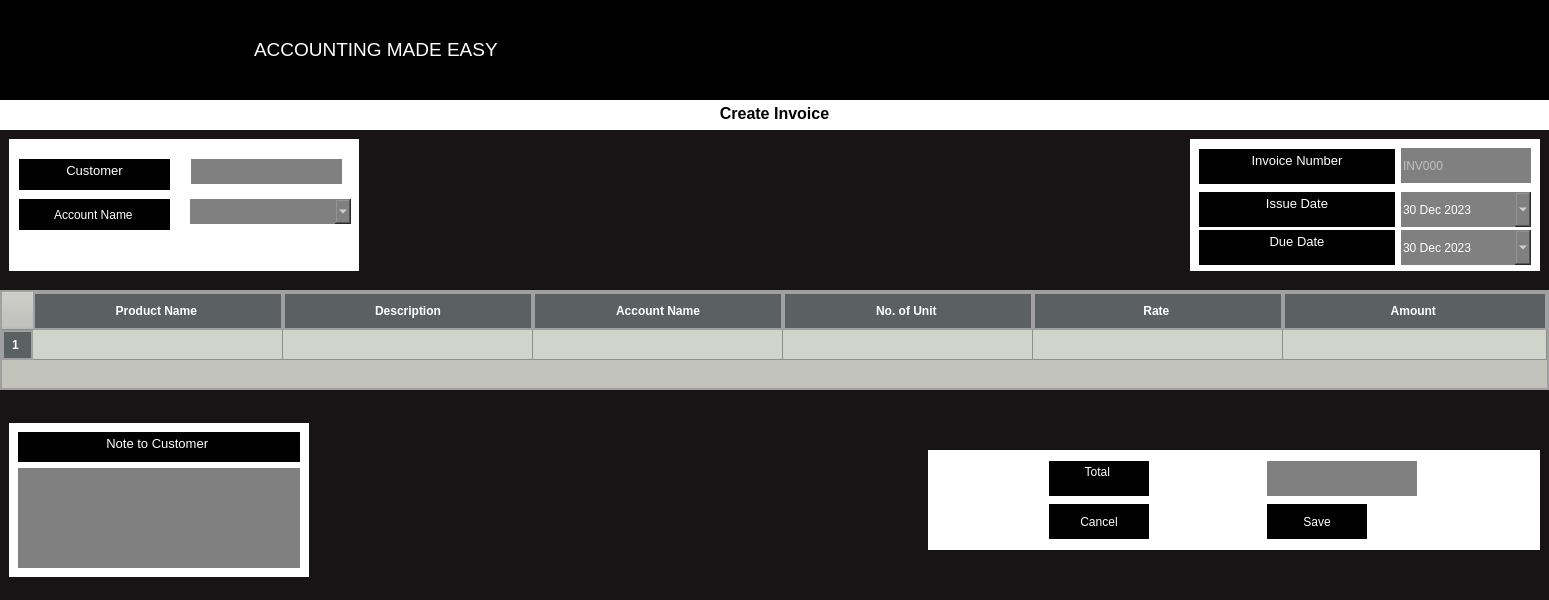
<?xml version="1.0" encoding="UTF-8"?>
<ui version="4.0">
 <class>CreateInvoice</class>
 <widget class="QMainWindow" name="CreateInvoice">
  <property name="geometry">
   <rect>
    <x>0</x>
    <y>0</y>
    <width>1543</width>
    <height>600</height>
   </rect>
  </property>
  <property name="font">
   <font>
    <family>Arial Narrow</family>
    <pointsize>20</pointsize>
   </font>
  </property>
  <property name="windowTitle">
   <string>create1</string>
  </property>
  <property name="styleSheet">
   <string notr="true">border:none;
background-color:#181314;</string>
  </property>
  <widget class="QWidget" name="centralwidget">
   <property name="font">
    <font>
     <family>Arial Narrow</family>
     <pointsize>15</pointsize>
    </font>
   </property>
   <property name="mouseTracking">
    <bool>false</bool>
   </property>
   <property name="tabletTracking">
    <bool>false</bool>
   </property>
   <property name="focusPolicy">
    <enum>Qt::StrongFocus</enum>
   </property>
   <property name="styleSheet">
    <string notr="true"/>
   </property>
   <layout class="QVBoxLayout" name="verticalLayout">
    <property name="spacing">
     <number>0</number>
    </property>
    <property name="leftMargin">
     <number>0</number>
    </property>
    <property name="topMargin">
     <number>0</number>
    </property>
    <property name="rightMargin">
     <number>0</number>
    </property>
    <property name="bottomMargin">
     <number>0</number>
    </property>
    <item>
     <widget class="QStackedWidget" name="UpperLogoBar">
      <property name="minimumSize">
       <size>
        <width>0</width>
        <height>100</height>
       </size>
      </property>
      <property name="maximumSize">
       <size>
        <width>16777215</width>
        <height>100</height>
       </size>
      </property>
      <property name="styleSheet">
       <string notr="true">background-color:black;</string>
      </property>
      <property name="frameShape">
       <enum>QFrame::StyledPanel</enum>
      </property>
      <property name="frameShadow">
       <enum>QFrame::Raised</enum>
      </property>
      <widget class="QWidget" name="LogoStack">
       <property name="minimumSize">
        <size>
         <width>0</width>
         <height>100</height>
        </size>
       </property>
       <property name="maximumSize">
        <size>
         <width>16777215</width>
         <height>100</height>
        </size>
       </property>
       <widget class="QTextEdit" name="Motto">
        <property name="geometry">
         <rect>
          <x>250</x>
          <y>20</y>
          <width>914</width>
          <height>80</height>
         </rect>
        </property>
        <property name="cursor" stdset="0">
         <cursorShape>IBeamCursor</cursorShape>
        </property>
        <property name="styleSheet">
         <string notr="true">margin-bottom:3px;
color:white;</string>
        </property>
        <property name="readOnly">
         <bool>true</bool>
        </property>
        <property name="html">
         <string>&lt;!DOCTYPE HTML PUBLIC &quot;-//W3C//DTD HTML 4.0//EN&quot; &quot;http://www.w3.org/TR/REC-html40/strict.dtd&quot;&gt;
&lt;html&gt;&lt;head&gt;&lt;meta name=&quot;qrichtext&quot; content=&quot;1&quot; /&gt;&lt;meta charset=&quot;utf-8&quot; /&gt;&lt;style type=&quot;text/css&quot;&gt;
p, li { white-space: pre-wrap; }
hr { height: 1px; border-width: 0; }
li.unchecked::marker { content: &quot;\2610&quot;; }
li.checked::marker { content: &quot;\2612&quot;; }
&lt;/style&gt;&lt;/head&gt;&lt;body style=&quot; font-family:'Segoe UI'; font-size:9pt; font-weight:400; font-style:normal;&quot;&gt;
&lt;p style=&quot;-qt-paragraph-type:empty; margin-top:0px; margin-bottom:0px; margin-left:0px; margin-right:0px; -qt-block-indent:0; text-indent:0px; font-family:'Sans Serif';&quot;&gt;&lt;br /&gt;&lt;/p&gt;
&lt;p style=&quot; margin-top:0px; margin-bottom:0px; margin-left:0px; margin-right:0px; -qt-block-indent:0; text-indent:0px;&quot;&gt;&lt;span style=&quot; font-family:'Sans Serif'; font-size:14pt;&quot;&gt;ACCOUNTING MADE EASY&lt;/span&gt;&lt;/p&gt;&lt;/body&gt;&lt;/html&gt;</string>
        </property>
       </widget>
       <widget class="QPushButton" name="pushButton">
        <property name="geometry">
         <rect>
          <x>0</x>
          <y>10</y>
          <width>300</width>
          <height>100</height>
         </rect>
        </property>
        <property name="minimumSize">
         <size>
          <width>300</width>
          <height>100</height>
         </size>
        </property>
        <property name="cursor">
         <cursorShape>PointingHandCursor</cursorShape>
        </property>
        <property name="text">
         <string>PushButton</string>
        </property>
        <property name="icon">
         <iconset>
          <activeon>:/images/AppLogo.png</activeon>
         </iconset>
        </property>
        <property name="iconSize">
         <size>
          <width>300</width>
          <height>100</height>
         </size>
        </property>
       </widget>
       <zorder>pushButton</zorder>
       <zorder>Motto</zorder>
      </widget>
     </widget>
    </item>
    <item>
     <widget class="QTextEdit" name="TitleLabel">
      <property name="minimumSize">
       <size>
        <width>0</width>
        <height>30</height>
       </size>
      </property>
      <property name="maximumSize">
       <size>
        <width>16777215</width>
        <height>30</height>
       </size>
      </property>
      <property name="styleSheet">
       <string notr="true">background-color:white;

color:black;
font: 800 11pt &quot;Rockwell Extra Bold&quot;;</string>
      </property>
      <property name="html">
       <string>&lt;!DOCTYPE HTML PUBLIC &quot;-//W3C//DTD HTML 4.0//EN&quot; &quot;http://www.w3.org/TR/REC-html40/strict.dtd&quot;&gt;
&lt;html&gt;&lt;head&gt;&lt;meta name=&quot;qrichtext&quot; content=&quot;1&quot; /&gt;&lt;meta charset=&quot;utf-8&quot; /&gt;&lt;style type=&quot;text/css&quot;&gt;
p, li { white-space: pre-wrap; }
hr { height: 1px; border-width: 0; }
li.unchecked::marker { content: &quot;\2610&quot;; }
li.checked::marker { content: &quot;\2612&quot;; }
&lt;/style&gt;&lt;/head&gt;&lt;body style=&quot; font-family:'Rockwell Extra Bold'; font-size:11pt; font-weight:800; font-style:normal;&quot;&gt;
&lt;p align=&quot;center&quot; style=&quot; margin-top:0px; margin-bottom:0px; margin-left:0px; margin-right:0px; -qt-block-indent:0; text-indent:0px;&quot;&gt;&lt;span style=&quot; font-family:'Segoe UI'; font-size:12pt; font-weight:700;&quot;&gt;Create Invoice&lt;/span&gt;&lt;/p&gt;&lt;/body&gt;&lt;/html&gt;</string>
      </property>
     </widget>
    </item>
    <item>
     <widget class="QFrame" name="DetailFrame">
      <property name="minimumSize">
       <size>
        <width>0</width>
        <height>150</height>
       </size>
      </property>
      <property name="maximumSize">
       <size>
        <width>16777215</width>
        <height>150</height>
       </size>
      </property>
      <property name="frameShape">
       <enum>QFrame::StyledPanel</enum>
      </property>
      <property name="frameShadow">
       <enum>QFrame::Raised</enum>
      </property>
      <layout class="QHBoxLayout" name="horizontalLayout">
       <item>
        <widget class="QFrame" name="frame_2">
         <property name="minimumSize">
          <size>
           <width>350</width>
           <height>100</height>
          </size>
         </property>
         <property name="maximumSize">
          <size>
           <width>100</width>
           <height>16777215</height>
          </size>
         </property>
         <property name="styleSheet">
          <string notr="true">background-color:white;

</string>
         </property>
         <property name="frameShape">
          <enum>QFrame::StyledPanel</enum>
         </property>
         <property name="frameShadow">
          <enum>QFrame::Raised</enum>
         </property>
         <widget class="QTextEdit" name="CustomerLabel">
          <property name="geometry">
           <rect>
            <x>10</x>
            <y>20</y>
            <width>151</width>
            <height>31</height>
           </rect>
          </property>
          <property name="styleSheet">
           <string notr="true">background-color:black;
color:white;
font: 10pt &quot;Segoe UI&quot;;</string>
          </property>
          <property name="readOnly">
           <bool>true</bool>
          </property>
          <property name="html">
           <string>&lt;!DOCTYPE HTML PUBLIC &quot;-//W3C//DTD HTML 4.0//EN&quot; &quot;http://www.w3.org/TR/REC-html40/strict.dtd&quot;&gt;
&lt;html&gt;&lt;head&gt;&lt;meta name=&quot;qrichtext&quot; content=&quot;1&quot; /&gt;&lt;meta charset=&quot;utf-8&quot; /&gt;&lt;style type=&quot;text/css&quot;&gt;
p, li { white-space: pre-wrap; }
hr { height: 1px; border-width: 0; }
li.unchecked::marker { content: &quot;\2610&quot;; }
li.checked::marker { content: &quot;\2612&quot;; }
&lt;/style&gt;&lt;/head&gt;&lt;body style=&quot; font-family:'Segoe UI'; font-size:10pt; font-weight:400; font-style:normal;&quot;&gt;
&lt;p align=&quot;center&quot; style=&quot; margin-top:0px; margin-bottom:0px; margin-left:0px; margin-right:0px; -qt-block-indent:0; text-indent:0px;&quot;&gt;Customer&lt;/p&gt;&lt;/body&gt;&lt;/html&gt;</string>
          </property>
         </widget>
         <widget class="QLineEdit" name="lineEdit">
          <property name="geometry">
           <rect>
            <x>10</x>
            <y>60</y>
            <width>151</width>
            <height>31</height>
           </rect>
          </property>
          <property name="styleSheet">
           <string notr="true">background-color:black;
color:white;
font: 10pt &quot;Segoe UI&quot;;</string>
          </property>
          <property name="text">
           <string>Account Name</string>
          </property>
          <property name="alignment">
           <set>Qt::AlignCenter</set>
          </property>
          <property name="readOnly">
           <bool>true</bool>
          </property>
         </widget>
         <widget class="QComboBox" name="ShowAccounts">
          <property name="geometry">
           <rect>
            <x>181</x>
            <y>60</y>
            <width>161</width>
            <height>25</height>
           </rect>
          </property>
          <property name="styleSheet">
           <string notr="true">background-color:grey;
color:white;
font: 900 9pt &quot;Segoe UI Black&quot;;</string>
          </property>
         </widget>
         <widget class="QLineEdit" name="ReadCustomerName">
          <property name="geometry">
           <rect>
            <x>182</x>
            <y>20</y>
            <width>151</width>
            <height>25</height>
           </rect>
          </property>
          <property name="styleSheet">
           <string notr="true">background-color:grey;
color:white;
font: 10pt &quot;Segoe UI&quot;;</string>
          </property>
          <property name="cursorMoveStyle">
           <enum>Qt::VisualMoveStyle</enum>
          </property>
         </widget>
        </widget>
       </item>
       <item>
        <spacer name="horizontalSpacer">
         <property name="orientation">
          <enum>Qt::Horizontal</enum>
         </property>
         <property name="sizeHint" stdset="0">
          <size>
           <width>40</width>
           <height>20</height>
          </size>
         </property>
        </spacer>
       </item>
       <item>
        <widget class="QFrame" name="frame">
         <property name="minimumSize">
          <size>
           <width>350</width>
           <height>100</height>
          </size>
         </property>
         <property name="maximumSize">
          <size>
           <width>350</width>
           <height>16777215</height>
          </size>
         </property>
         <property name="styleSheet">
          <string notr="true">background-color:white;

color:white;</string>
         </property>
         <property name="frameShape">
          <enum>QFrame::StyledPanel</enum>
         </property>
         <property name="frameShadow">
          <enum>QFrame::Raised</enum>
         </property>
         <layout class="QGridLayout" name="gridLayout">
          <item row="0" column="0" rowspan="2">
           <widget class="QTextEdit" name="textEdit_4">
            <property name="minimumSize">
             <size>
              <width>0</width>
              <height>35</height>
             </size>
            </property>
            <property name="maximumSize">
             <size>
              <width>16777215</width>
              <height>35</height>
             </size>
            </property>
            <property name="styleSheet">
             <string notr="true">background-color:black;
color:white;
font: 10pt &quot;Segoe UI&quot;;</string>
            </property>
            <property name="readOnly">
             <bool>true</bool>
            </property>
            <property name="html">
             <string>&lt;!DOCTYPE HTML PUBLIC &quot;-//W3C//DTD HTML 4.0//EN&quot; &quot;http://www.w3.org/TR/REC-html40/strict.dtd&quot;&gt;
&lt;html&gt;&lt;head&gt;&lt;meta name=&quot;qrichtext&quot; content=&quot;1&quot; /&gt;&lt;meta charset=&quot;utf-8&quot; /&gt;&lt;style type=&quot;text/css&quot;&gt;
p, li { white-space: pre-wrap; }
hr { height: 1px; border-width: 0; }
li.unchecked::marker { content: &quot;\2610&quot;; }
li.checked::marker { content: &quot;\2612&quot;; }
&lt;/style&gt;&lt;/head&gt;&lt;body style=&quot; font-family:'Segoe UI'; font-size:10pt; font-weight:400; font-style:normal;&quot;&gt;
&lt;p align=&quot;center&quot; style=&quot; margin-top:0px; margin-bottom:0px; margin-left:0px; margin-right:0px; -qt-block-indent:0; text-indent:0px;&quot;&gt;Invoice Number&lt;/p&gt;&lt;/body&gt;&lt;/html&gt;</string>
            </property>
           </widget>
          </item>
          <item row="5" column="0">
           <widget class="QTextEdit" name="textEdit_8">
            <property name="minimumSize">
             <size>
              <width>0</width>
              <height>35</height>
             </size>
            </property>
            <property name="maximumSize">
             <size>
              <width>16777215</width>
              <height>35</height>
             </size>
            </property>
            <property name="styleSheet">
             <string notr="true">background-color:black;
color:white;
font: 10pt &quot;Segoe UI&quot;;</string>
            </property>
            <property name="readOnly">
             <bool>true</bool>
            </property>
            <property name="html">
             <string>&lt;!DOCTYPE HTML PUBLIC &quot;-//W3C//DTD HTML 4.0//EN&quot; &quot;http://www.w3.org/TR/REC-html40/strict.dtd&quot;&gt;
&lt;html&gt;&lt;head&gt;&lt;meta name=&quot;qrichtext&quot; content=&quot;1&quot; /&gt;&lt;meta charset=&quot;utf-8&quot; /&gt;&lt;style type=&quot;text/css&quot;&gt;
p, li { white-space: pre-wrap; }
hr { height: 1px; border-width: 0; }
li.unchecked::marker { content: &quot;\2610&quot;; }
li.checked::marker { content: &quot;\2612&quot;; }
&lt;/style&gt;&lt;/head&gt;&lt;body style=&quot; font-family:'Segoe UI'; font-size:10pt; font-weight:400; font-style:normal;&quot;&gt;
&lt;p align=&quot;center&quot; style=&quot; margin-top:0px; margin-bottom:0px; margin-left:0px; margin-right:0px; -qt-block-indent:0; text-indent:0px;&quot;&gt;Due Date&lt;/p&gt;&lt;/body&gt;&lt;/html&gt;</string>
            </property>
           </widget>
          </item>
          <item row="5" column="1">
           <widget class="QDateEdit" name="ReadDueDate">
            <property name="minimumSize">
             <size>
              <width>0</width>
              <height>35</height>
             </size>
            </property>
            <property name="maximumSize">
             <size>
              <width>16777215</width>
              <height>35</height>
             </size>
            </property>
            <property name="styleSheet">
             <string notr="true">background-color:grey;
color:white;
font: 900 9pt &quot;Segoe UI Black&quot;;</string>
            </property>
            <property name="dateTime">
             <datetime>
              <hour>2</hour>
              <minute>0</minute>
              <second>0</second>
              <year>2023</year>
              <month>12</month>
              <day>30</day>
             </datetime>
            </property>
            <property name="calendarPopup">
             <bool>true</bool>
            </property>
           </widget>
          </item>
          <item row="3" column="0">
           <widget class="QTextEdit" name="textEdit_6">
            <property name="minimumSize">
             <size>
              <width>0</width>
              <height>35</height>
             </size>
            </property>
            <property name="maximumSize">
             <size>
              <width>16777215</width>
              <height>35</height>
             </size>
            </property>
            <property name="styleSheet">
             <string notr="true">background-color:black;
color:white;
font: 10pt &quot;Segoe UI&quot;;</string>
            </property>
            <property name="readOnly">
             <bool>true</bool>
            </property>
            <property name="html">
             <string>&lt;!DOCTYPE HTML PUBLIC &quot;-//W3C//DTD HTML 4.0//EN&quot; &quot;http://www.w3.org/TR/REC-html40/strict.dtd&quot;&gt;
&lt;html&gt;&lt;head&gt;&lt;meta name=&quot;qrichtext&quot; content=&quot;1&quot; /&gt;&lt;meta charset=&quot;utf-8&quot; /&gt;&lt;style type=&quot;text/css&quot;&gt;
p, li { white-space: pre-wrap; }
hr { height: 1px; border-width: 0; }
li.unchecked::marker { content: &quot;\2610&quot;; }
li.checked::marker { content: &quot;\2612&quot;; }
&lt;/style&gt;&lt;/head&gt;&lt;body style=&quot; font-family:'Segoe UI'; font-size:10pt; font-weight:400; font-style:normal;&quot;&gt;
&lt;p align=&quot;center&quot; style=&quot; margin-top:0px; margin-bottom:0px; margin-left:0px; margin-right:0px; -qt-block-indent:0; text-indent:0px;&quot;&gt;Issue Date&lt;/p&gt;&lt;/body&gt;&lt;/html&gt;</string>
            </property>
           </widget>
          </item>
          <item row="3" column="1">
           <widget class="QDateEdit" name="ReadIssueDate">
            <property name="minimumSize">
             <size>
              <width>0</width>
              <height>35</height>
             </size>
            </property>
            <property name="maximumSize">
             <size>
              <width>16777215</width>
              <height>35</height>
             </size>
            </property>
            <property name="styleSheet">
             <string notr="true">background-color:grey;
color:white;
font: 900 9pt &quot;Segoe UI Black&quot;;</string>
            </property>
            <property name="dateTime">
             <datetime>
              <hour>2</hour>
              <minute>0</minute>
              <second>0</second>
              <year>2023</year>
              <month>12</month>
              <day>30</day>
             </datetime>
            </property>
            <property name="calendarPopup">
             <bool>true</bool>
            </property>
           </widget>
          </item>
          <item row="0" column="1">
           <widget class="QLineEdit" name="ReadInvoiceNo">
            <property name="minimumSize">
             <size>
              <width>130</width>
              <height>35</height>
             </size>
            </property>
            <property name="maximumSize">
             <size>
              <width>16777215</width>
              <height>35</height>
             </size>
            </property>
            <property name="styleSheet">
             <string notr="true">background-color:grey;
color:white;
font: 10pt &quot;Segoe UI&quot;;
</string>
            </property>
            <property name="placeholderText">
             <string>INV000</string>
            </property>
           </widget>
          </item>
         </layout>
        </widget>
       </item>
      </layout>
     </widget>
    </item>
    <item>
     <spacer name="verticalSpacer_2">
      <property name="orientation">
       <enum>Qt::Vertical</enum>
      </property>
      <property name="sizeHint" stdset="0">
       <size>
        <width>20</width>
        <height>40</height>
       </size>
      </property>
     </spacer>
    </item>
    <item>
     <widget class="QFrame" name="TableFrame">
      <property name="sizePolicy">
       <sizepolicy hsizetype="Minimum" vsizetype="Minimum">
        <horstretch>0</horstretch>
        <verstretch>0</verstretch>
       </sizepolicy>
      </property>
      <property name="minimumSize">
       <size>
        <width>0</width>
        <height>0</height>
       </size>
      </property>
      <property name="styleSheet">
       <string notr="true">    background-color: rgb(194,196,188);  </string>
      </property>
      <property name="frameShape">
       <enum>QFrame::StyledPanel</enum>
      </property>
      <property name="frameShadow">
       <enum>QFrame::Raised</enum>
      </property>
      <layout class="QVBoxLayout" name="verticalLayout_3">
       <property name="spacing">
        <number>0</number>
       </property>
       <property name="sizeConstraint">
        <enum>QLayout::SetMinimumSize</enum>
       </property>
       <property name="leftMargin">
        <number>0</number>
       </property>
       <property name="topMargin">
        <number>0</number>
       </property>
       <property name="rightMargin">
        <number>0</number>
       </property>
       <property name="bottomMargin">
        <number>0</number>
       </property>
       <item>
        <widget class="QTableWidget" name="ItemsTable">
         <property name="sizePolicy">
          <sizepolicy hsizetype="Expanding" vsizetype="Expanding">
           <horstretch>0</horstretch>
           <verstretch>0</verstretch>
          </sizepolicy>
         </property>
         <property name="minimumSize">
          <size>
           <width>0</width>
           <height>100</height>
          </size>
         </property>
         <property name="maximumSize">
          <size>
           <width>16777215</width>
           <height>100</height>
          </size>
         </property>
         <property name="styleSheet">
          <string notr="true">QTableWidget {
    background-color: rgb(194,196,188);     /* Background color of the table */
    gridline-color: #8F8F8F;        /* Gridline color */
    border: 2px solid #A0A0A0;      /* Border around the table */
}

QHeaderView::section {
    background-color: rgb(91,97,97); 
color:white;     /* Header background color */
    padding: 8px;                   /* Header padding */
    font-weight: bold;              /* Header font */
    border: 2px solid #A0A0A0;      /* Border around headers */
}

QTableWidget::item {
    padding: 5px;                   /* Padding for cells */
    background-color: rgb(209,212,203);      /* Default background color for cells */
}

QTableWidget::item:alternate {
    background-color: rgb(233,245,201);      /* Alternating row color */
}

QTableWidget::item:selected {
    background-color: #A0A0FF;      /* Background color when a cell is selected */
    color: white;                   /* Text color when a cell is selected */
}

QTableWidget QScrollBar:vertical {
    background: #F5F5F5;            /* Vertical scrollbar background */
    width: 15px;                    /* Scrollbar width */
}

QTableWidget QScrollBar::handle:vertical {
    background: #B0B0B0;            /* Vertical scrollbar handle color */
    border-radius: 4px;             /* Rounded scrollbar handle */
}
</string>
         </property>
         <property name="sizeAdjustPolicy">
          <enum>QAbstractScrollArea::AdjustToContentsOnFirstShow</enum>
         </property>
         <property name="rowCount">
          <number>1</number>
         </property>
         <property name="columnCount">
          <number>6</number>
         </property>
         <attribute name="horizontalHeaderCascadingSectionResizes">
          <bool>false</bool>
         </attribute>
         <attribute name="horizontalHeaderDefaultSectionSize">
          <number>250</number>
         </attribute>
         <attribute name="horizontalHeaderStretchLastSection">
          <bool>true</bool>
         </attribute>
         <attribute name="verticalHeaderDefaultSectionSize">
          <number>30</number>
         </attribute>
         <row/>
         <column>
          <property name="text">
           <string>Product Name </string>
          </property>
         </column>
         <column>
          <property name="text">
           <string>Description</string>
          </property>
         </column>
         <column>
          <property name="text">
           <string>Account Name</string>
          </property>
         </column>
         <column>
          <property name="text">
           <string>No. of Unit </string>
          </property>
         </column>
         <column>
          <property name="text">
           <string>Rate </string>
          </property>
         </column>
         <column>
          <property name="text">
           <string>Amount </string>
          </property>
         </column>
        </widget>
       </item>
      </layout>
     </widget>
    </item>
    <item>
     <spacer name="verticalSpacer">
      <property name="orientation">
       <enum>Qt::Vertical</enum>
      </property>
      <property name="sizeHint" stdset="0">
       <size>
        <width>20</width>
        <height>40</height>
       </size>
      </property>
     </spacer>
    </item>
    <item>
     <widget class="QFrame" name="NotesFrame">
      <property name="minimumSize">
       <size>
        <width>0</width>
        <height>200</height>
       </size>
      </property>
      <property name="maximumSize">
       <size>
        <width>16777</width>
        <height>16777215</height>
       </size>
      </property>
      <property name="frameShape">
       <enum>QFrame::StyledPanel</enum>
      </property>
      <property name="frameShadow">
       <enum>QFrame::Raised</enum>
      </property>
      <layout class="QHBoxLayout" name="horizontalLayout_2">
       <item alignment="Qt::AlignLeft|Qt::AlignVCenter">
        <widget class="QFrame" name="frame_5">
         <property name="minimumSize">
          <size>
           <width>300</width>
           <height>0</height>
          </size>
         </property>
         <property name="styleSheet">
          <string notr="true">background-color:white;
</string>
         </property>
         <property name="frameShape">
          <enum>QFrame::StyledPanel</enum>
         </property>
         <property name="frameShadow">
          <enum>QFrame::Raised</enum>
         </property>
         <layout class="QVBoxLayout" name="verticalLayout_2">
          <item>
           <widget class="QTextEdit" name="textEdit_10">
            <property name="minimumSize">
             <size>
              <width>0</width>
              <height>30</height>
             </size>
            </property>
            <property name="maximumSize">
             <size>
              <width>16777215</width>
              <height>30</height>
             </size>
            </property>
            <property name="styleSheet">
             <string notr="true">background-color:black;
color:white;
</string>
            </property>
            <property name="html">
             <string>&lt;!DOCTYPE HTML PUBLIC &quot;-//W3C//DTD HTML 4.0//EN&quot; &quot;http://www.w3.org/TR/REC-html40/strict.dtd&quot;&gt;
&lt;html&gt;&lt;head&gt;&lt;meta name=&quot;qrichtext&quot; content=&quot;1&quot; /&gt;&lt;meta charset=&quot;utf-8&quot; /&gt;&lt;style type=&quot;text/css&quot;&gt;
p, li { white-space: pre-wrap; }
hr { height: 1px; border-width: 0; }
li.unchecked::marker { content: &quot;\2610&quot;; }
li.checked::marker { content: &quot;\2612&quot;; }
&lt;/style&gt;&lt;/head&gt;&lt;body style=&quot; font-family:'Segoe UI'; font-size:9pt; font-weight:400; font-style:normal;&quot;&gt;
&lt;p align=&quot;center&quot; style=&quot; margin-top:0px; margin-bottom:0px; margin-left:0px; margin-right:0px; -qt-block-indent:0; text-indent:0px;&quot;&gt;&lt;span style=&quot; font-size:10pt;&quot;&gt;Note to Customer &lt;/span&gt;&lt;/p&gt;&lt;/body&gt;&lt;/html&gt;</string>
            </property>
           </widget>
          </item>
          <item>
           <widget class="QTextEdit" name="ReadNote">
            <property name="minimumSize">
             <size>
              <width>0</width>
              <height>100</height>
             </size>
            </property>
            <property name="maximumSize">
             <size>
              <width>16777215</width>
              <height>100</height>
             </size>
            </property>
            <property name="styleSheet">
             <string notr="true">background-color:grey;
color:white;
font: 10pt &quot;Segoe UI&quot;;</string>
            </property>
           </widget>
          </item>
         </layout>
        </widget>
       </item>
       <item>
        <spacer name="horizontalSpacer_2">
         <property name="orientation">
          <enum>Qt::Horizontal</enum>
         </property>
         <property name="sizeHint" stdset="0">
          <size>
           <width>579</width>
           <height>20</height>
          </size>
         </property>
        </spacer>
       </item>
       <item alignment="Qt::AlignVCenter">
        <widget class="QFrame" name="frame_3">
         <property name="minimumSize">
          <size>
           <width>300</width>
           <height>100</height>
          </size>
         </property>
         <property name="styleSheet">
          <string notr="true">background-color:white;
</string>
         </property>
         <property name="frameShape">
          <enum>QFrame::StyledPanel</enum>
         </property>
         <property name="frameShadow">
          <enum>QFrame::Raised</enum>
         </property>
         <layout class="QGridLayout" name="gridLayout_2">
          <item row="0" column="0">
           <widget class="QTextEdit" name="textEdit_12">
            <property name="minimumSize">
             <size>
              <width>100</width>
              <height>35</height>
             </size>
            </property>
            <property name="maximumSize">
             <size>
              <width>100</width>
              <height>35</height>
             </size>
            </property>
            <property name="styleSheet">
             <string notr="true">background-color:black;
color:white;
</string>
            </property>
            <property name="html">
             <string>&lt;!DOCTYPE HTML PUBLIC &quot;-//W3C//DTD HTML 4.0//EN&quot; &quot;http://www.w3.org/TR/REC-html40/strict.dtd&quot;&gt;
&lt;html&gt;&lt;head&gt;&lt;meta name=&quot;qrichtext&quot; content=&quot;1&quot; /&gt;&lt;meta charset=&quot;utf-8&quot; /&gt;&lt;style type=&quot;text/css&quot;&gt;
p, li { white-space: pre-wrap; }
hr { height: 1px; border-width: 0; }
li.unchecked::marker { content: &quot;\2610&quot;; }
li.checked::marker { content: &quot;\2612&quot;; }
&lt;/style&gt;&lt;/head&gt;&lt;body style=&quot; font-family:'Segoe UI'; font-size:9pt; font-weight:400; font-style:normal;&quot;&gt;
&lt;p align=&quot;center&quot; style=&quot; margin-top:0px; margin-bottom:0px; margin-left:0px; margin-right:0px; -qt-block-indent:0; text-indent:0px;&quot;&gt;Total &lt;/p&gt;&lt;/body&gt;&lt;/html&gt;</string>
            </property>
           </widget>
          </item>
          <item row="0" column="1">
           <widget class="QLineEdit" name="TotalAmount">
            <property name="minimumSize">
             <size>
              <width>150</width>
              <height>35</height>
             </size>
            </property>
            <property name="maximumSize">
             <size>
              <width>150</width>
              <height>16777215</height>
             </size>
            </property>
            <property name="styleSheet">
             <string notr="true">background-color:grey;
color:white;
font: 10pt &quot;Segoe UI&quot;;</string>
            </property>
           </widget>
          </item>
          <item row="1" column="0">
           <widget class="QPushButton" name="CancelButton">
            <property name="minimumSize">
             <size>
              <width>100</width>
              <height>35</height>
             </size>
            </property>
            <property name="styleSheet">
             <string notr="true">background-color:black;
color:white;
</string>
            </property>
            <property name="text">
             <string>Cancel</string>
            </property>
           </widget>
          </item>
          <item row="1" column="1">
           <widget class="QPushButton" name="SaveButton">
            <property name="minimumSize">
             <size>
              <width>0</width>
              <height>35</height>
             </size>
            </property>
            <property name="maximumSize">
             <size>
              <width>100</width>
              <height>16777215</height>
             </size>
            </property>
            <property name="styleSheet">
             <string notr="true">background-color:black;
color:white;
</string>
            </property>
            <property name="text">
             <string>Save</string>
            </property>
           </widget>
          </item>
         </layout>
        </widget>
       </item>
      </layout>
     </widget>
    </item>
   </layout>
  </widget>
 </widget>
 <resources/>
 <connections/>
</ui>
